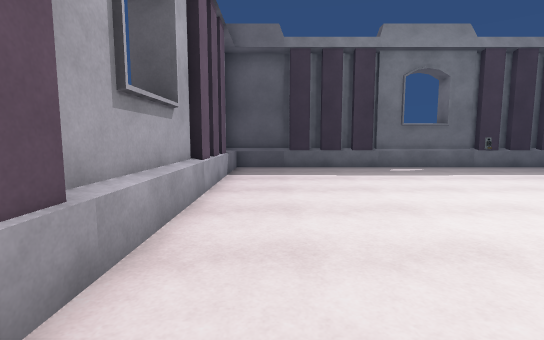
View 1 (above)

12 first-person views from a walk through a 3-D level made in the Unity game engine. The camera is 1.2 m above the floor, tilts 6° down and sees 85° across. The floor is counted in squares, 1 m on a side. Each view is taken from the middle of a square. On the plan, view 1 faces up. The plan holds only what a view shows up to about 13 squares ahead; the rest is blank. The player character is not drawn. Some animated figures are left out. Some surface patterns are stand-ins.

View 2
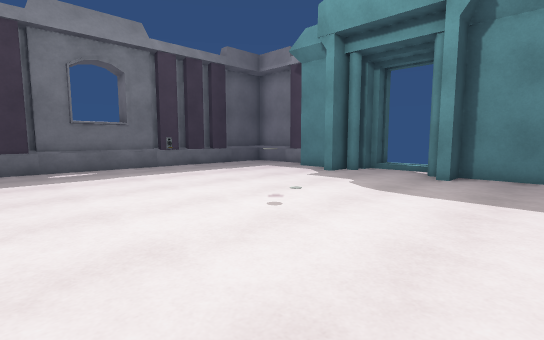

View 3
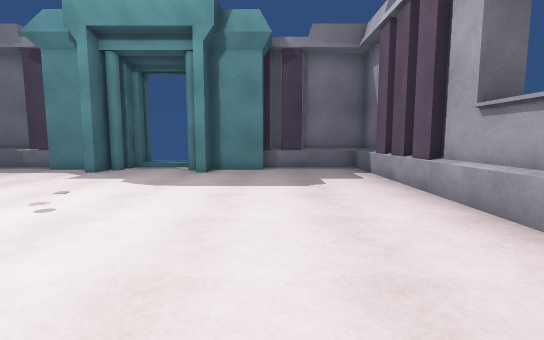

View 4
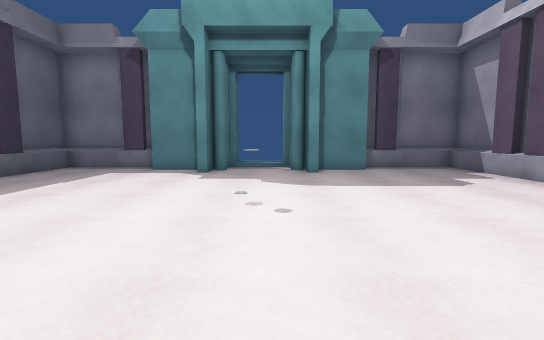

View 5
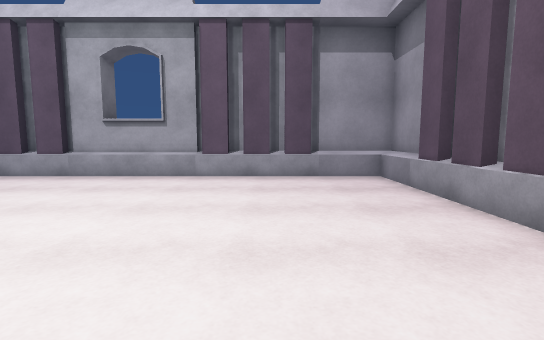

View 6
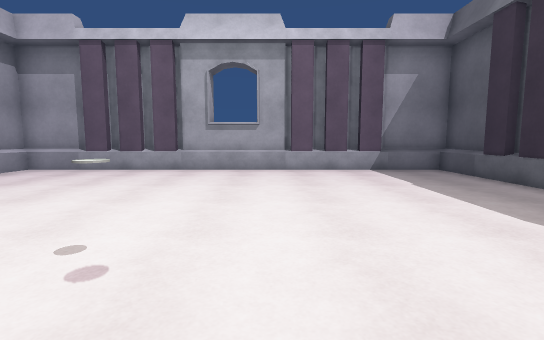

View 7
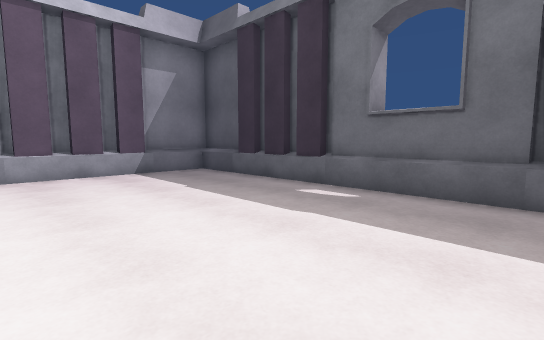

View 8
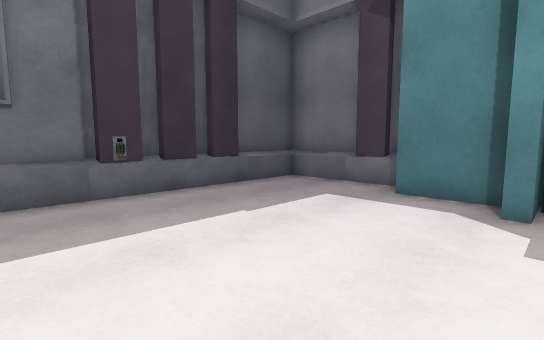

View 9
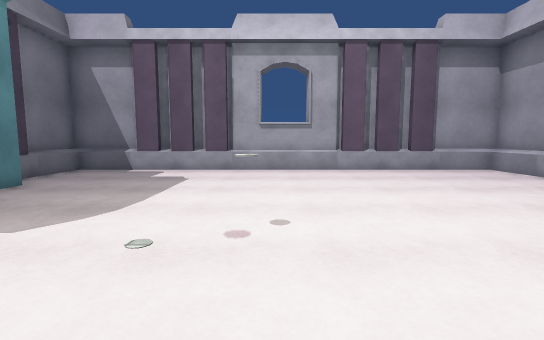

View 10
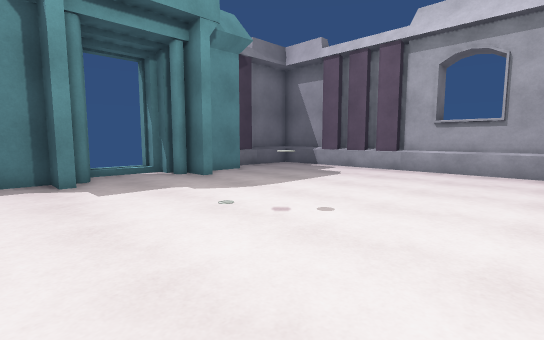

View 11
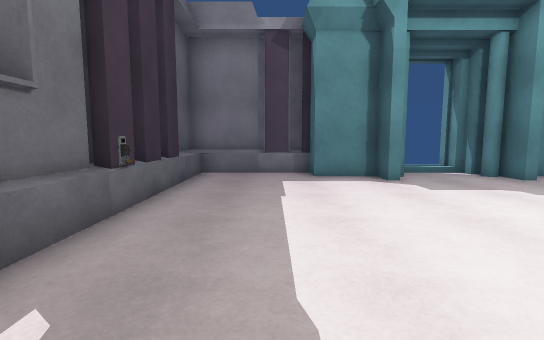

View 12
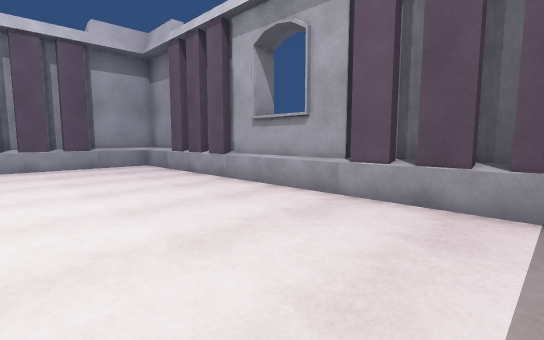

### Floor plan
Points are (right, up) in squares from view 1. A wall is a line through its corners. A room is listed if a view was taken in it or the views show most of it. See-through windows are left out.
Room 1 (views 1, 2, 3, 4, 5, 6, 7, 8, 9, 10, 11, 12)
walls: (12.5, 6.6) (13.5, 6.6) (13.5, 8.6) (14.5, 8.6); (-1.8, 6.6) (-1.8, 2.4); (8.6, 12.8) (4.4, 12.8); (9.5, 12.5) (3.4, 12.5); (-2, 2.5) (-2, 2); (14.4, 3.5) (14.9, 3.5); (9, 13) (8.5, 13); (13.5, 0.2) (13.5, 2.3) (12.5, 2.3); (4.4, -3.8) (8.6, -3.8); (15, 3.5) (15.5, 3.5); (8.5, -4) (9, -4); (0.9, 13) (-2, 13) (-2, 10.4); (15.5, 5.5) (15, 5.5); (-2, -1.5) (-2, -4) (0.7, -4); (15, 10.2) (15, 13) (12.5, 13); (12.4, -4) (15, -4) (15, -1.2)
low walls: (-1.5, 7.6) (-1.5, 1.5); (1.6, 12.5) (-1.5, 12.5) (-1.5, 9.4); (3.4, -3.5) (9.5, -3.5); (14.5, 8.6) (14.5, 12.5) (11.4, 12.5); (-1.5, -0.4) (-1.5, -3.5) (1.6, -3.5); (11.4, -3.5) (14.5, -3.5) (14.5, 0.4)
objects: other object (7, 4); other object (9, 12); pillar (13, 3) to (14, 3); pillar (13, 6) to (14, 6)

Where each view was taken, in squares from view 1:
view 1: 0 up, 0 right, facing up
view 2: 0 up, 3 right, facing up-right
view 3: 0 up, 2 right, facing right
view 4: 4 up, 2 right, facing right
view 5: 6 up, 2 right, facing down
view 6: 6 up, 10 right, facing left
view 7: 6 up, 9 right, facing up-left
view 8: 6 up, 7 right, facing up-right
view 9: 8 up, 7 right, facing down
view 10: 8 up, 4 right, facing down-right
view 11: 10 up, 4 right, facing right
view 12: 10 up, 4 right, facing down-left
